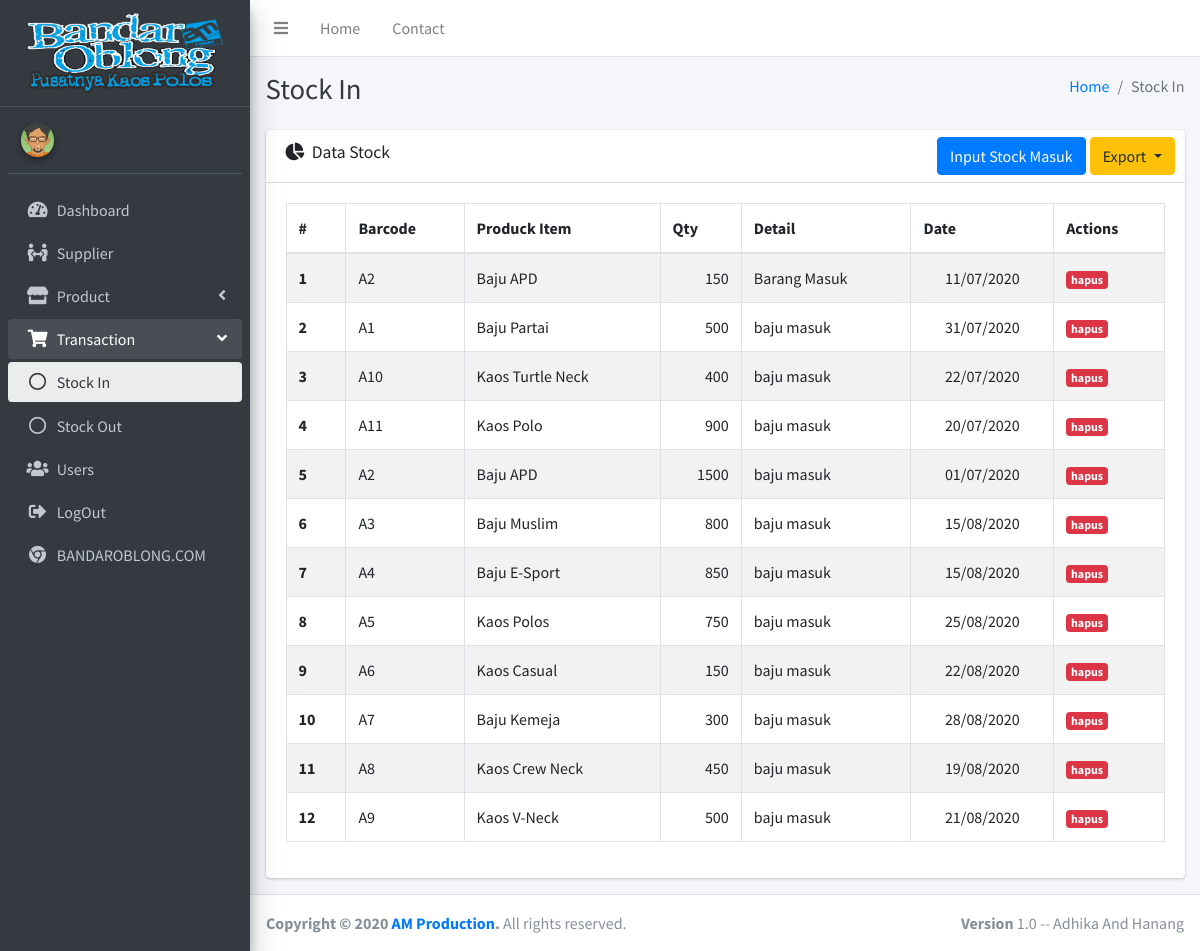
Page /index.php/stock on the earlier database version.
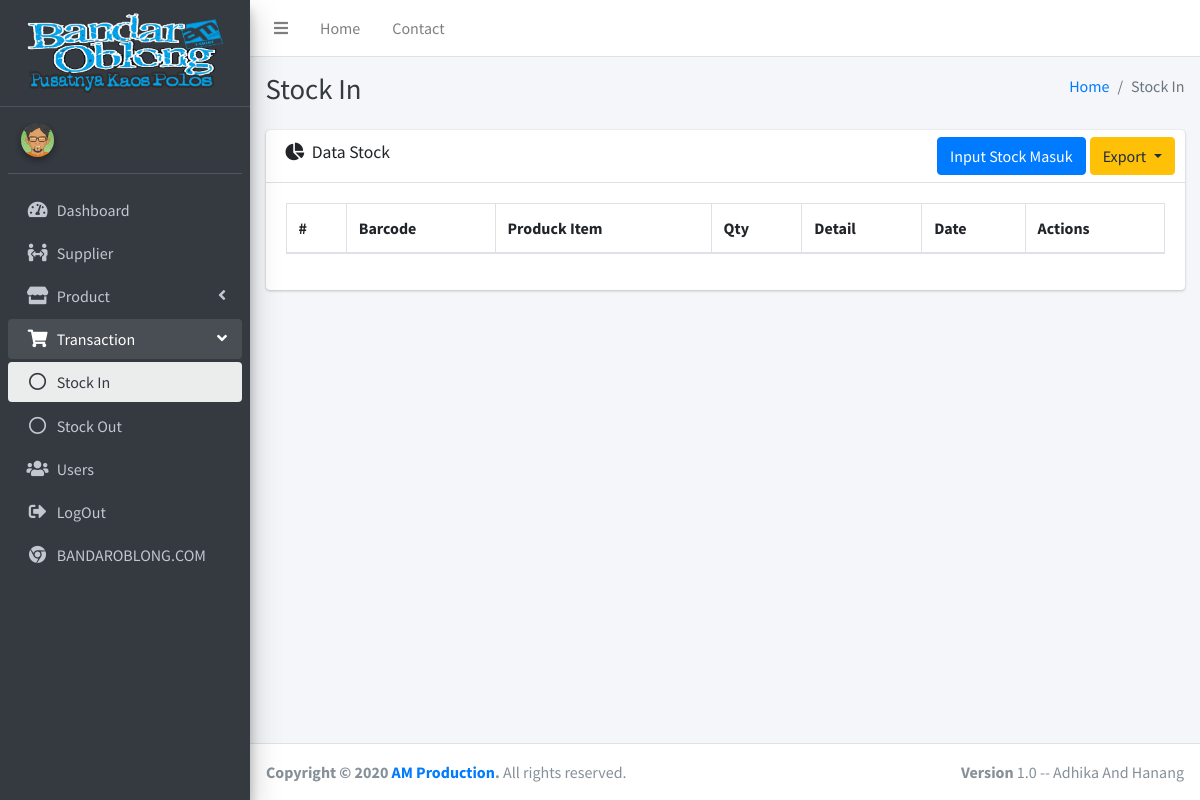
Same page on the later database version.
### tables this page shows
CREATE TABLE IF NOT EXISTS `t_stock` (
  `id_stock` int(11) NOT NULL AUTO_INCREMENT,
  `item` int(11) NOT NULL,
  `type` enum('in','out') NOT NULL,
  `detail` varchar(128) NOT NULL,
  `supplier` int(11) DEFAULT NULL,
  `qty` int(11) NOT NULL,
  `date` date NOT NULL,
  `created` datetime NOT NULL DEFAULT CURRENT_TIMESTAMP,
  PRIMARY KEY (`id_stock`),
  KEY `supplier` (`supplier`),
  KEY `item` (`item`),
  CONSTRAINT `t_stock_ibfk_1` FOREIGN KEY (`supplier`) REFERENCES `supplier` (`id_supplier`),
  CONSTRAINT `t_stock_ibfk_2` FOREIGN KEY (`item`) REFERENCES `p_item` (`id_item`) ON DELETE CASCADE ON UPDATE CASCADE
);

CREATE TABLE IF NOT EXISTS `p_item` (
  `id_item` int(11) NOT NULL AUTO_INCREMENT,
  `barcode` varchar(128) DEFAULT NULL,
  `name` varchar(128) DEFAULT NULL,
  `category` int(11) DEFAULT NULL,
  `color` int(11) DEFAULT NULL,
  `bahan` int(11) DEFAULT NULL,
  `size` varchar(10),
  `price` int(11),
  `stock` int(11) DEFAULT '0',
  `created` datetime DEFAULT CURRENT_TIMESTAMP,
  `updated` datetime DEFAULT NULL,
  PRIMARY KEY (`id_item`),
  UNIQUE KEY `barcode` (`barcode`),
  KEY `category` (`category`),
  KEY `color` (`color`),
  KEY `bahan` (`bahan`),
  CONSTRAINT `FK_p_item_p_bahan` FOREIGN KEY (`bahan`) REFERENCES `p_bahan` (`id_bahan`),
  CONSTRAINT `FK_p_item_p_color` FOREIGN KEY (`color`) REFERENCES `p_color` (`id_color`),
  CONSTRAINT `p_item_ibfk_1` FOREIGN KEY (`category`) REFERENCES `p_category` (`id_category`)
);

### application/libraries/Template.php (called while the page is built)
<?php
class Template
{
    var $template_data = array();
    function set($name, $value)
    {
        $this->template_data[$name] = $value;
    }
    function load($template = '', $view = '', $view_data = array(), $return = false)
    {
        $this->CI = &get_instance();
        $this->set('contents', $this->CI->load->view($view, $view_data, true));
        return $this->CI->load->view($template, $this->template_data, $return);
    }
}

### application/controllers/Stock.php (called while the page is built, shortened)
<?php
class Stock extends CI_Controller
{
    function index()
    {
        $data['stock'] = $this->stock_m->get()->result();
        $data['item'] = $this->item_m->get()->result();
        $data['supplier'] = $this->supplier_m->get()->result();
        $this->template->load('templates/index', 'transaction/stock_in/index', $data);
    }
}

### index.php (called while the page is built, shortened)
<?php
require_once BASEPATH.'core/CodeIgniter.php';

### application/models/stock_m.php (called while the page is built, shortened)
<?php
class stock_m extends CI_Model
{
    public function get()
    {
        $this->db->select('t_stock.id_stock, p_item.barcode,p_item.name as item_name, qty, date, detail, supplier.name as supplier_name, p_item.id_item');
        $this->db->from('t_stock');
        $this->db->join('p_item', 'p_item.id_item = t_stock.item');
        $this->db->join('supplier', 'supplier.id_supplier = t_stock.supplier', 'left');
        $this->db->where('type', 'in');
        $query = $this->db->get();
        return $query;
    }
}

### application/helpers/auth_helper.php (called while the page is built, shortened)
<?php
function indo_date($date)
{
    $d = substr($date, 8, 2);
    $m = substr($date, 5, 2);
    $y = substr($date, 0, 4);
    return $d . '/' . $m . '/' . $y;
}

### application/views/transaction/stock_in/index.php (the view, shortened to what the changed rows need)
<div class="content-header">
    <div class="container-fluid">
        <div class="row mb-2">
            <div class="col-sm-6">
                <h1 class="m-0 text-dark">Stock In</h1>
            </div>
        </div>
    </div>
</div>
<section class="content">
    <div class="container-fluid">
        <div class="row">
            <section class="col-lg connectedSortable">
                <div class="card">
                    <div class="card-body">
                        <div class="tab-content p-0">
                            <table class="table table-hover table-bordered table-striped" id="table1">
                                <thead>
                                    <tr>
                                        <th scope="col">#</th>
                                        <th scope="col">Barcode</th>
                                        <th scope="col">Produck Item</th>
                                        <th scope="col">Qty</th>
                                        <th scope="col">Detail</th>
                                        <th scope="col">Date</th>
                                        <th scope="col">Actions</th>
                                    </tr>
                                </thead>
                                <tbody>
                                    <?php $k = 1; ?>
                                    <?php foreach ($stock as $key => $i) : ?>
                                        <tr>
                                            <th scope="row"><?= $k++; ?></th>
                                            <td><?= $i->barcode ?></td>
                                            <td><?= $i->item_name ?></td>
                                            <td class="text-right"><?= $i->qty ?></td>
                                            <td><?= $i->detail ?></td>
                                            <td class="text-center"><?= indo_date($i->date) ?></td>
                                            <td>
                                                <a href="<?= base_url('stock/hapusIn/' . $i->id_stock . '/' . $i->id_item) ?>" onclick="return confirm('Hapus Stock In? Jumlah Stok Akan Berkurang Pada Stok Barang!');" class="badge badge-danger">hapus</a>
                                            </td>
                                        </tr>
                                    <?php endforeach; ?>
                                </tbody>
                            </table>
                        </div>
                    </div>
                </div>
            </section>
        </div>
    </div>
</section>

Differences in the rows shown:
removed t_stock: item.barcode "A2", item.name "Baju APD", qty "150", detail "Barang Masuk", date "11/07/2020"
removed t_stock: item.barcode "A1", item.name "Baju Partai", qty "500", detail "baju masuk", date "31/07/2020"
removed t_stock: item.barcode "A10", item.name "Kaos Turtle Neck", qty "400", detail "baju masuk", date "22/07/2020"
removed t_stock: item.barcode "A11", item.name "Kaos Polo", qty "900", detail "baju masuk", date "20/07/2020"
removed t_stock: item.barcode "A2", item.name "Baju APD", qty "1500", detail "baju masuk", date "01/07/2020"
removed t_stock: item.barcode "A3", item.name "Baju Muslim", qty "800", detail "baju masuk", date "15/08/2020"
removed t_stock: item.barcode "A4", item.name "Baju E-Sport", qty "850", detail "baju masuk", date "15/08/2020"
removed t_stock: item.barcode "A5", item.name "Kaos Polos", qty "750", detail "baju masuk", date "25/08/2020"
removed t_stock: item.barcode "A6", item.name "Kaos Casual", qty "150", detail "baju masuk", date "22/08/2020"
removed t_stock: item.barcode "A7", item.name "Baju Kemeja", qty "300", detail "baju masuk", date "28/08/2020"
removed t_stock: item.barcode "A8", item.name "Kaos Crew Neck", qty "450", detail "baju masuk", date "19/08/2020"
removed t_stock: item.barcode "A9", item.name "Kaos V-Neck", qty "500", detail "baju masuk", date "21/08/2020"
